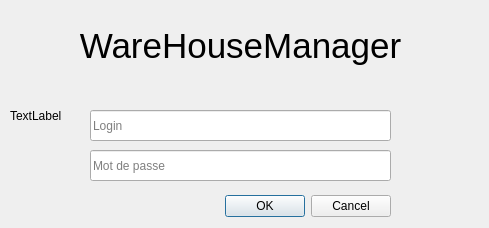
<?xml version="1.0" encoding="UTF-8"?>
<ui version="4.0">
 <class>Login</class>
 <widget class="QDialog" name="Login">
  <property name="geometry">
   <rect>
    <x>0</x>
    <y>0</y>
    <width>489</width>
    <height>228</height>
   </rect>
  </property>
  <property name="windowTitle">
   <string>Dialog</string>
  </property>
  <widget class="QDialogButtonBox" name="buttonBox">
   <property name="geometry">
    <rect>
     <x>50</x>
     <y>190</y>
     <width>341</width>
     <height>32</height>
    </rect>
   </property>
   <property name="orientation">
    <enum>Qt::Horizontal</enum>
   </property>
   <property name="standardButtons">
    <set>QDialogButtonBox::Cancel|QDialogButtonBox::Ok</set>
   </property>
  </widget>
  <widget class="QLabel" name="labelFenetreLoginBienvenue">
   <property name="geometry">
    <rect>
     <x>20</x>
     <y>10</y>
     <width>441</width>
     <height>71</height>
    </rect>
   </property>
   <property name="font">
    <font>
     <pointsize>26</pointsize>
    </font>
   </property>
   <property name="text">
    <string>WareHouseManager</string>
   </property>
   <property name="alignment">
    <set>Qt::AlignCenter</set>
   </property>
  </widget>
  <widget class="QLineEdit" name="lineEditLogin">
   <property name="geometry">
    <rect>
     <x>90</x>
     <y>110</y>
     <width>301</width>
     <height>31</height>
    </rect>
   </property>
   <property name="placeholderText">
    <string>Login</string>
   </property>
  </widget>
  <widget class="QLineEdit" name="lineEditMDP">
   <property name="geometry">
    <rect>
     <x>90</x>
     <y>150</y>
     <width>301</width>
     <height>31</height>
    </rect>
   </property>
   <property name="placeholderText">
    <string>Mot de passe</string>
   </property>
  </widget>
  <widget class="QLabel" name="icone">
   <property name="geometry">
    <rect>
     <x>10</x>
     <y>10</y>
     <width>471</width>
     <height>211</height>
    </rect>
   </property>
   <property name="text">
    <string>TextLabel</string>
   </property>
  </widget>
  <zorder>icone</zorder>
  <zorder>buttonBox</zorder>
  <zorder>labelFenetreLoginBienvenue</zorder>
  <zorder>lineEditLogin</zorder>
  <zorder>lineEditMDP</zorder>
 </widget>
 <resources/>
 <connections>
  <connection>
   <sender>buttonBox</sender>
   <signal>accepted()</signal>
   <receiver>Login</receiver>
   <slot>accept()</slot>
   <hints>
    <hint type="sourcelabel">
     <x>248</x>
     <y>254</y>
    </hint>
    <hint type="destinationlabel">
     <x>157</x>
     <y>274</y>
    </hint>
   </hints>
  </connection>
  <connection>
   <sender>buttonBox</sender>
   <signal>rejected()</signal>
   <receiver>Login</receiver>
   <slot>reject()</slot>
   <hints>
    <hint type="sourcelabel">
     <x>316</x>
     <y>260</y>
    </hint>
    <hint type="destinationlabel">
     <x>286</x>
     <y>274</y>
    </hint>
   </hints>
  </connection>
 </connections>
</ui>
